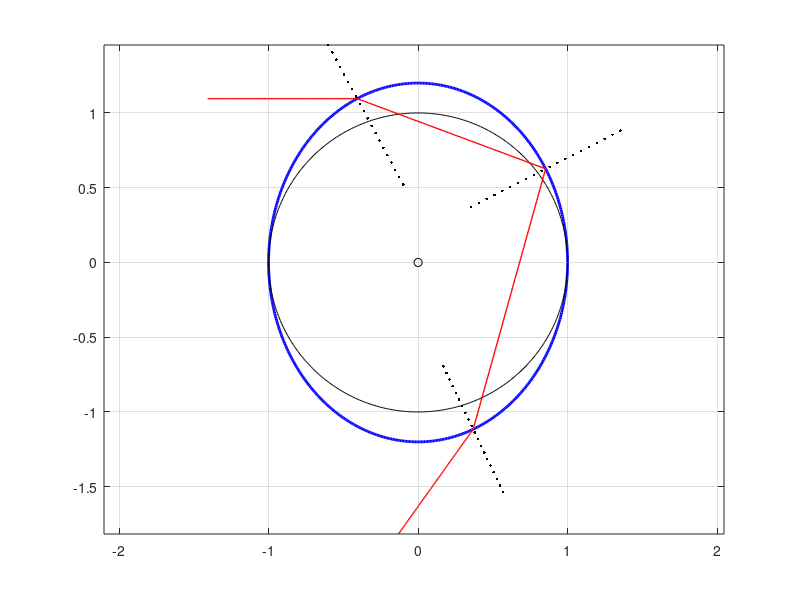

The MATLAB source for this figure:
clear all

xita=0:0.01:2*pi;

a=1;
b=1.2;

n=1.333;%红光折射率

x0=a*cos(xita);
y0=b*sin(xita);

plot(x0,y0,'LineWidth',2,"Color",[0,0,1]);%画椭圆
hold on;

plot(cos(xita),sin(xita),'LineWidth',0.1,"Color",[0,0,0]);%画辅助圆
hold on;

plot(0,0,'ko');%画辅助圆心
hold on;


m=100;
delta=0.01;%一个小量

x=zeros(1,m);
y=zeros(1,m);

t=linspace(pi/2+delta,4*pi/5-delta,m);

j=45;

k_f=a/b*tan(t(j));%入射点法线斜率

x1=linspace(-0.6,-0.1,20);
y1=k_f*(x1-a*cos(t(j)))+b*sin(t(j));
plot(x1,y1,'k.');%法线k_f
hold on;

x2=linspace(a*cos(t(j))-1,a*cos(t(j)),100);
y2=b*sin(t(j))*(x2./x2);
plot(x2,y2,'LineWidth',1,"Color",[1,0,0]);%入射光线
hold on;

alpha=-atan(k_f);%入射角大小

beta=asin(sin(alpha)/n);%折射角大小

k_1=tan(beta-alpha);%内部第一次反射的入射光斜率

F=@(t0) b*sin(t0)-b*sin(t(j))-k_1*(a*cos(t0)-a*cos(t(j)));
t0=[-0.5*pi,0.5*pi];

t_1=fzero(F,t0);%解出球内入射点的参数t_1

x3=linspace(a*cos(t(j)),a*cos(t_1),100);
y3=k_1*(x3-a*cos(t(j)))+b*sin(t(j));
plot(x3,y3,'LineWidth',1,"Color",[1,0,0]);%k_1光线
hold on;

k_f_1=a/b*tan(t_1);%球内入射点法线斜率

x4=linspace(a*cos(t_1)-0.5,a*cos(t_1)+0.5,20);
y4=k_f_1*(x4-a*cos(t_1))+b*sin(t_1);
plot(x4,y4,'k.');% 法线k_f_1
hold on;

alpha_1=atan(k_f_1)-atan(k_1);%球内入射角

k_2=tan(alpha_1+atan(k_f_1));%内部第一次反射的反射光斜率

F1=@(t1) b*sin(t1)-b*sin(t_1)-k_2*(a*cos(t1)-a*cos(t_1));
t1=[-pi,0];

t_2=fzero(F1,t1);%解出出射点的参数t_2

k_f_2=a/b*tan(t_2);%出射点法线斜率

x5=linspace(a*cos(t_2),a*cos(t_1),100);
y5=k_2*(x5-a*cos(t_2))+b*sin(t_2);
plot(x5,y5,'LineWidth',1,"Color",[1,0,0]);%出射点入射光线k_2
hold on;

x6=linspace(a*cos(t_2)-0.2,a*cos(t_2)+0.2,20);
y6=k_f_2*(x6-a*cos(t_2))+b*sin(t_2);
plot(x6,y6,'k.');%法线k_f_2
hold on;

%出射点的入射角
if k_f_2>=0
    alpha_2=atan(k_f_2)-atan(k_2);
else
    alpha_2=atan(k_f_2)-atan(k_2)+pi;
end

Ref=asin(n*sin(alpha_2));%出射点的折射角

%观测角大小
if k_f_2>=0
    guancejiao=-Ref+abs(atan(k_f_2));
else
    guancejiao=pi-Ref+atan(k_f_2);
end

x7=linspace(a*cos(t_2)-0.5,a*cos(t_2),100);
y7=tan(guancejiao)*(x7-a*cos(t_2))+b*sin(t_2);
plot(x7,y7,'LineWidth',1,"Color",[1,0,0]);%出射光线
hold on;

axis equal;

grid on;
